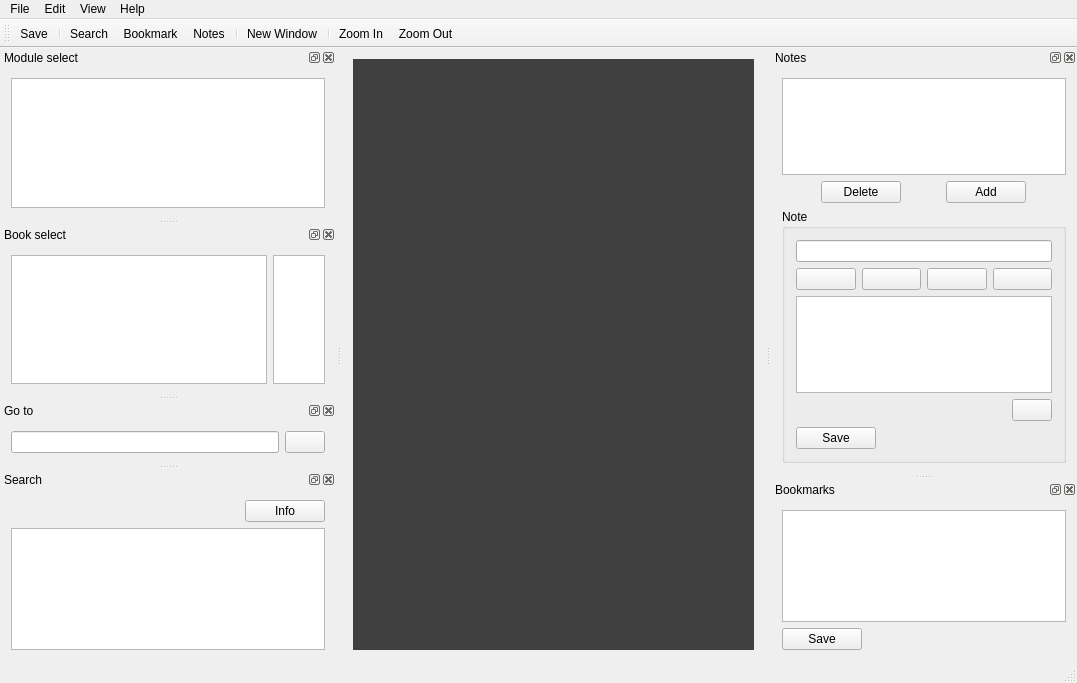
<?xml version="1.0" encoding="UTF-8"?>
<ui version="4.0">
 <class>MainWindowClass</class>
 <widget class="QMainWindow" name="MainWindowClass">
  <property name="windowModality">
   <enum>Qt::NonModal</enum>
  </property>
  <property name="geometry">
   <rect>
    <x>0</x>
    <y>0</y>
    <width>1077</width>
    <height>683</height>
   </rect>
  </property>
  <property name="windowTitle">
   <string>openBibleViewer 0.2 beta 1</string>
  </property>
  <property name="windowIcon">
   <iconset resource="../../icons.qrc">
    <normaloff>:/icons/16x16/main.png</normaloff>:/icons/16x16/main.png</iconset>
  </property>
  <property name="styleSheet">
   <string/>
  </property>
  <property name="toolButtonStyle">
   <enum>Qt::ToolButtonTextBesideIcon</enum>
  </property>
  <widget class="QWidget" name="centralWidget">
   <layout class="QHBoxLayout" name="horizontalLayout">
    <item>
     <layout class="QVBoxLayout" name="verticalLayout">
      <item>
       <layout class="QHBoxLayout" name="horizontalLayout_2">
        <property name="sizeConstraint">
         <enum>QLayout::SetDefaultConstraint</enum>
        </property>
        <item>
         <widget class="QMdiArea" name="mdiArea">
          <property name="background">
           <brush brushstyle="SolidPattern">
            <color alpha="255">
             <red>64</red>
             <green>64</green>
             <blue>64</blue>
            </color>
           </brush>
          </property>
         </widget>
        </item>
       </layout>
      </item>
     </layout>
    </item>
   </layout>
  </widget>
  <widget class="QMenuBar" name="menuBar">
   <property name="geometry">
    <rect>
     <x>0</x>
     <y>0</y>
     <width>1077</width>
     <height>25</height>
    </rect>
   </property>
   <widget class="QMenu" name="menuFile">
    <property name="title">
     <string>File</string>
    </property>
    <addaction name="actionNewWindow"/>
    <addaction name="actionSave"/>
    <addaction name="actionPrint"/>
    <addaction name="actionExit"/>
   </widget>
   <widget class="QMenu" name="menuEdit">
    <property name="title">
     <string>Edit</string>
    </property>
    <addaction name="actionCopy"/>
    <addaction name="actionSelectAll"/>
    <addaction name="separator"/>
    <addaction name="actionSearch"/>
    <addaction name="actionNextVerse"/>
    <addaction name="actionLastVerse"/>
    <addaction name="separator"/>
    <addaction name="actionSettings"/>
   </widget>
   <widget class="QMenu" name="menuHelp">
    <property name="title">
     <string>Help</string>
    </property>
    <addaction name="actionOnlineHelp"/>
    <addaction name="actionAbout"/>
   </widget>
   <widget class="QMenu" name="menuView">
    <property name="title">
     <string>View</string>
    </property>
    <addaction name="actionZoomIn"/>
    <addaction name="actionZoomOut"/>
    <addaction name="separator"/>
    <addaction name="actionVerticalTile"/>
    <addaction name="actionHorizontalTile"/>
    <addaction name="actionCascade"/>
    <addaction name="separator"/>
    <addaction name="actionBookmarks"/>
    <addaction name="actionNotes"/>
   </widget>
   <addaction name="menuFile"/>
   <addaction name="menuEdit"/>
   <addaction name="menuView"/>
   <addaction name="menuHelp"/>
  </widget>
  <widget class="QToolBar" name="mainToolBar">
   <property name="windowTitle">
    <string>ToolBar</string>
   </property>
   <property name="toolTip">
    <string>Save all Notes</string>
   </property>
   <property name="accessibleName">
    <string>ToolBar</string>
   </property>
   <property name="iconSize">
    <size>
     <width>32</width>
     <height>32</height>
    </size>
   </property>
   <attribute name="toolBarArea">
    <enum>TopToolBarArea</enum>
   </attribute>
   <attribute name="toolBarBreak">
    <bool>false</bool>
   </attribute>
   <addaction name="tactionSave"/>
   <addaction name="separator"/>
   <addaction name="tactionSearch"/>
   <addaction name="tactionBookmarks"/>
   <addaction name="tactionNotes"/>
   <addaction name="separator"/>
   <addaction name="tactionNewWindow"/>
   <addaction name="separator"/>
   <addaction name="tactionZoomIn"/>
   <addaction name="tactionZoomOut"/>
  </widget>
  <widget class="QStatusBar" name="statusBar"/>
  <widget class="QDockWidget" name="dockWidget_module">
   <property name="sizePolicy">
    <sizepolicy hsizetype="Expanding" vsizetype="Expanding">
     <horstretch>0</horstretch>
     <verstretch>0</verstretch>
    </sizepolicy>
   </property>
   <property name="minimumSize">
    <size>
     <width>0</width>
     <height>0</height>
    </size>
   </property>
   <property name="windowIcon">
    <iconset resource="../../icons.qrc">
     <normaloff>:/icons/16x16/table.png</normaloff>:/icons/16x16/table.png</iconset>
   </property>
   <property name="windowTitle">
    <string>Module select</string>
   </property>
   <attribute name="dockWidgetArea">
    <number>1</number>
   </attribute>
   <widget class="QWidget" name="dockWidgetContents">
    <layout class="QHBoxLayout" name="horizontalLayout_4">
     <item>
      <widget class="QTreeWidget" name="treeWidget_bibles">
       <property name="animated">
        <bool>true</bool>
       </property>
       <property name="headerHidden">
        <bool>true</bool>
       </property>
       <column>
        <property name="text">
         <string>Name</string>
        </property>
       </column>
      </widget>
     </item>
    </layout>
   </widget>
  </widget>
  <widget class="QDockWidget" name="dockWidget_books">
   <property name="sizePolicy">
    <sizepolicy hsizetype="Expanding" vsizetype="Expanding">
     <horstretch>0</horstretch>
     <verstretch>0</verstretch>
    </sizepolicy>
   </property>
   <property name="minimumSize">
    <size>
     <width>0</width>
     <height>0</height>
    </size>
   </property>
   <property name="windowIcon">
    <iconset resource="../../icons.qrc">
     <normaloff>:/icons/16x16/format-list-ordered.png</normaloff>:/icons/16x16/format-list-ordered.png</iconset>
   </property>
   <property name="windowTitle">
    <string>Book select</string>
   </property>
   <attribute name="dockWidgetArea">
    <number>1</number>
   </attribute>
   <widget class="QWidget" name="dockWidgetContents_2">
    <property name="sizePolicy">
     <sizepolicy hsizetype="Expanding" vsizetype="Expanding">
      <horstretch>0</horstretch>
      <verstretch>0</verstretch>
     </sizepolicy>
    </property>
    <layout class="QHBoxLayout" name="horizontalLayout_5">
     <item>
      <layout class="QHBoxLayout" name="horizontalLayout_3">
       <property name="sizeConstraint">
        <enum>QLayout::SetMaximumSize</enum>
       </property>
       <item>
        <widget class="QListWidget" name="listWidget_books">
         <property name="sizePolicy">
          <sizepolicy hsizetype="Expanding" vsizetype="Expanding">
           <horstretch>0</horstretch>
           <verstretch>0</verstretch>
          </sizepolicy>
         </property>
        </widget>
       </item>
       <item>
        <widget class="QListWidget" name="listWidget_chapters">
         <property name="sizePolicy">
          <sizepolicy hsizetype="Expanding" vsizetype="Expanding">
           <horstretch>0</horstretch>
           <verstretch>0</verstretch>
          </sizepolicy>
         </property>
         <property name="minimumSize">
          <size>
           <width>45</width>
           <height>0</height>
          </size>
         </property>
         <property name="maximumSize">
          <size>
           <width>52</width>
           <height>16777215</height>
          </size>
         </property>
        </widget>
       </item>
      </layout>
     </item>
    </layout>
   </widget>
  </widget>
  <widget class="QDockWidget" name="dockWidget_go">
   <property name="sizePolicy">
    <sizepolicy hsizetype="Expanding" vsizetype="Expanding">
     <horstretch>0</horstretch>
     <verstretch>0</verstretch>
    </sizepolicy>
   </property>
   <property name="minimumSize">
    <size>
     <width>0</width>
     <height>0</height>
    </size>
   </property>
   <property name="windowIcon">
    <iconset resource="../../icons.qrc">
     <normaloff>:/icons/16x16/go-jump.png</normaloff>:/icons/16x16/go-jump.png</iconset>
   </property>
   <property name="windowTitle">
    <string>Go to</string>
   </property>
   <attribute name="dockWidgetArea">
    <number>1</number>
   </attribute>
   <widget class="QWidget" name="dockWidgetContents_3">
    <layout class="QHBoxLayout" name="horizontalLayout_6">
     <item>
      <widget class="QLineEdit" name="lineEdit_goTo">
       <property name="sizePolicy">
        <sizepolicy hsizetype="Expanding" vsizetype="Expanding">
         <horstretch>0</horstretch>
         <verstretch>0</verstretch>
        </sizepolicy>
       </property>
       <property name="minimumSize">
        <size>
         <width>60</width>
         <height>0</height>
        </size>
       </property>
       <property name="text">
        <string/>
       </property>
       <property name="frame">
        <bool>true</bool>
       </property>
      </widget>
     </item>
     <item>
      <widget class="QPushButton" name="pushButton_goTo">
       <property name="text">
        <string/>
       </property>
       <property name="icon">
        <iconset resource="../../icons.qrc">
         <normaloff>:/icons/16x16/go-jump-locationbar.png</normaloff>:/icons/16x16/go-jump-locationbar.png</iconset>
       </property>
      </widget>
     </item>
    </layout>
   </widget>
  </widget>
  <widget class="QDockWidget" name="dockWidget_notes">
   <property name="sizePolicy">
    <sizepolicy hsizetype="Expanding" vsizetype="Expanding">
     <horstretch>0</horstretch>
     <verstretch>0</verstretch>
    </sizepolicy>
   </property>
   <property name="minimumSize">
    <size>
     <width>0</width>
     <height>0</height>
    </size>
   </property>
   <property name="windowIcon">
    <iconset resource="../../icons.qrc">
     <normaloff>:/icons/16x16/view-pim-notes.png</normaloff>:/icons/16x16/view-pim-notes.png</iconset>
   </property>
   <property name="windowTitle">
    <string>Notes</string>
   </property>
   <attribute name="dockWidgetArea">
    <number>2</number>
   </attribute>
   <widget class="QWidget" name="dockWidgetContents_6">
    <property name="sizePolicy">
     <sizepolicy hsizetype="Expanding" vsizetype="Expanding">
      <horstretch>0</horstretch>
      <verstretch>0</verstretch>
     </sizepolicy>
    </property>
    <layout class="QVBoxLayout" name="verticalLayout_3">
     <item>
      <widget class="QListWidget" name="listWidget_notes">
       <property name="sizePolicy">
        <sizepolicy hsizetype="Expanding" vsizetype="Expanding">
         <horstretch>0</horstretch>
         <verstretch>0</verstretch>
        </sizepolicy>
       </property>
       <property name="contextMenuPolicy">
        <enum>Qt::CustomContextMenu</enum>
       </property>
      </widget>
     </item>
     <item>
      <layout class="QHBoxLayout" name="horizontalLayout_9">
       <item>
        <widget class="QPushButton" name="pushButton_removeNote">
         <property name="sizePolicy">
          <sizepolicy hsizetype="Fixed" vsizetype="Fixed">
           <horstretch>0</horstretch>
           <verstretch>0</verstretch>
          </sizepolicy>
         </property>
         <property name="text">
          <string>Delete</string>
         </property>
         <property name="icon">
          <iconset resource="../../icons.qrc">
           <normaloff>:/icons/16x16/edit-delete.png</normaloff>:/icons/16x16/edit-delete.png</iconset>
         </property>
        </widget>
       </item>
       <item>
        <widget class="QPushButton" name="pushButton_addNote">
         <property name="sizePolicy">
          <sizepolicy hsizetype="Fixed" vsizetype="Fixed">
           <horstretch>0</horstretch>
           <verstretch>0</verstretch>
          </sizepolicy>
         </property>
         <property name="text">
          <string>Add</string>
         </property>
         <property name="icon">
          <iconset resource="../../icons.qrc">
           <normaloff>:/icons/16x16/document-new.png</normaloff>:/icons/16x16/document-new.png</iconset>
         </property>
        </widget>
       </item>
      </layout>
     </item>
     <item>
      <widget class="QGroupBox" name="groupBox">
       <property name="sizePolicy">
        <sizepolicy hsizetype="Expanding" vsizetype="Expanding">
         <horstretch>0</horstretch>
         <verstretch>0</verstretch>
        </sizepolicy>
       </property>
       <property name="title">
        <string>Note</string>
       </property>
       <layout class="QVBoxLayout" name="verticalLayout_5">
        <item>
         <widget class="QLineEdit" name="lineEdit_note_titel">
          <property name="sizePolicy">
           <sizepolicy hsizetype="Expanding" vsizetype="Fixed">
            <horstretch>0</horstretch>
            <verstretch>0</verstretch>
           </sizepolicy>
          </property>
         </widget>
        </item>
        <item>
         <layout class="QHBoxLayout" name="horizontalLayout_10" stretch="0,0,0,0">
          <item>
           <widget class="QPushButton" name="pushButton_noteBold">
            <property name="sizePolicy">
             <sizepolicy hsizetype="Minimum" vsizetype="Preferred">
              <horstretch>0</horstretch>
              <verstretch>0</verstretch>
             </sizepolicy>
            </property>
            <property name="text">
             <string/>
            </property>
            <property name="icon">
             <iconset resource="../../icons.qrc">
              <normaloff>:/icons/16x16/format-text-bold.png</normaloff>:/icons/16x16/format-text-bold.png</iconset>
            </property>
           </widget>
          </item>
          <item>
           <widget class="QPushButton" name="pushButton_noteItalic">
            <property name="text">
             <string/>
            </property>
            <property name="icon">
             <iconset resource="../../icons.qrc">
              <normaloff>:/icons/16x16/format-text-italic.png</normaloff>:/icons/16x16/format-text-italic.png</iconset>
            </property>
           </widget>
          </item>
          <item>
           <widget class="QPushButton" name="pushButton_noteUnderline">
            <property name="text">
             <string/>
            </property>
            <property name="icon">
             <iconset resource="../../icons.qrc">
              <normaloff>:/icons/16x16/format-text-underline.png</normaloff>:/icons/16x16/format-text-underline.png</iconset>
            </property>
           </widget>
          </item>
          <item>
           <widget class="QPushButton" name="pushButton_noteColor">
            <property name="enabled">
             <bool>true</bool>
            </property>
            <property name="text">
             <string/>
            </property>
            <property name="icon">
             <iconset resource="../../icons.qrc">
              <normaloff>:/icons/16x16/format-fill-color.png</normaloff>:/icons/16x16/format-fill-color.png</iconset>
            </property>
           </widget>
          </item>
         </layout>
        </item>
        <item>
         <widget class="QTextEdit" name="textEdit_note"/>
        </item>
        <item>
         <layout class="QHBoxLayout" name="horizontalLayout_11">
          <item>
           <widget class="QLabel" name="label_noteLink">
            <property name="sizePolicy">
             <sizepolicy hsizetype="Expanding" vsizetype="Preferred">
              <horstretch>0</horstretch>
              <verstretch>0</verstretch>
             </sizepolicy>
            </property>
            <property name="mouseTracking">
             <bool>true</bool>
            </property>
           </widget>
          </item>
          <item>
           <spacer name="horizontalSpacer">
            <property name="orientation">
             <enum>Qt::Horizontal</enum>
            </property>
            <property name="sizeHint" stdset="0">
             <size>
              <width>40</width>
              <height>20</height>
             </size>
            </property>
           </spacer>
          </item>
          <item>
           <widget class="QPushButton" name="pushButton_editNoteLink">
            <property name="sizePolicy">
             <sizepolicy hsizetype="Fixed" vsizetype="Fixed">
              <horstretch>0</horstretch>
              <verstretch>0</verstretch>
             </sizepolicy>
            </property>
            <property name="text">
             <string/>
            </property>
            <property name="icon">
             <iconset resource="../../icons.qrc">
              <normaloff>:/icons/16x16/configure.png</normaloff>:/icons/16x16/configure.png</iconset>
            </property>
           </widget>
          </item>
         </layout>
        </item>
        <item>
         <widget class="QPushButton" name="pushButton_note_save">
          <property name="sizePolicy">
           <sizepolicy hsizetype="Fixed" vsizetype="Fixed">
            <horstretch>0</horstretch>
            <verstretch>0</verstretch>
           </sizepolicy>
          </property>
          <property name="text">
           <string>Save</string>
          </property>
          <property name="icon">
           <iconset resource="../../icons.qrc">
            <normaloff>:/icons/16x16/document-save.png</normaloff>:/icons/16x16/document-save.png</iconset>
          </property>
          <property name="shortcut">
           <string>Ctrl+S</string>
          </property>
         </widget>
        </item>
       </layout>
      </widget>
     </item>
    </layout>
   </widget>
  </widget>
  <widget class="QDockWidget" name="dockWidget_bookmarks">
   <property name="sizePolicy">
    <sizepolicy hsizetype="Expanding" vsizetype="Expanding">
     <horstretch>0</horstretch>
     <verstretch>0</verstretch>
    </sizepolicy>
   </property>
   <property name="minimumSize">
    <size>
     <width>0</width>
     <height>0</height>
    </size>
   </property>
   <property name="windowIcon">
    <iconset resource="../../icons.qrc">
     <normaloff>:/icons/16x16/bookmarks-organize.png</normaloff>:/icons/16x16/bookmarks-organize.png</iconset>
   </property>
   <property name="windowTitle">
    <string>Bookmarks</string>
   </property>
   <attribute name="dockWidgetArea">
    <number>2</number>
   </attribute>
   <widget class="QWidget" name="dockWidgetContents_5">
    <layout class="QVBoxLayout" name="verticalLayout_7">
     <item>
      <widget class="QTreeWidget" name="treeWidget_bookmarks">
       <property name="contextMenuPolicy">
        <enum>Qt::CustomContextMenu</enum>
       </property>
       <property name="autoFillBackground">
        <bool>false</bool>
       </property>
       <property name="dragEnabled">
        <bool>true</bool>
       </property>
       <property name="dragDropMode">
        <enum>QAbstractItemView::InternalMove</enum>
       </property>
       <property name="animated">
        <bool>true</bool>
       </property>
       <property name="headerHidden">
        <bool>true</bool>
       </property>
       <property name="columnCount">
        <number>1</number>
       </property>
       <column>
        <property name="text">
         <string>Title</string>
        </property>
       </column>
      </widget>
     </item>
     <item>
      <widget class="QPushButton" name="pushButton_bookmarks_save">
       <property name="sizePolicy">
        <sizepolicy hsizetype="Fixed" vsizetype="Fixed">
         <horstretch>0</horstretch>
         <verstretch>0</verstretch>
        </sizepolicy>
       </property>
       <property name="text">
        <string>Save</string>
       </property>
       <property name="icon">
        <iconset resource="../../icons.qrc">
         <normaloff>:/icons/16x16/document-save.png</normaloff>:/icons/16x16/document-save.png</iconset>
       </property>
       <property name="shortcut">
        <string>Ctrl+S</string>
       </property>
      </widget>
     </item>
    </layout>
   </widget>
  </widget>
  <widget class="QDockWidget" name="dockWidget_search">
   <property name="minimumSize">
    <size>
     <width>0</width>
     <height>0</height>
    </size>
   </property>
   <property name="windowIcon">
    <iconset resource="../../icons.qrc">
     <normaloff>:/icons/16x16/edit-find.png</normaloff>:/icons/16x16/edit-find.png</iconset>
   </property>
   <property name="features">
    <set>QDockWidget::AllDockWidgetFeatures</set>
   </property>
   <property name="windowTitle">
    <string>Search</string>
   </property>
   <attribute name="dockWidgetArea">
    <number>1</number>
   </attribute>
   <widget class="QWidget" name="dockWidgetContents_4">
    <layout class="QVBoxLayout" name="verticalLayout_2">
     <item>
      <layout class="QHBoxLayout" name="horizontalLayout_8">
       <item>
        <widget class="QLabel" name="label_search">
         <property name="text">
          <string/>
         </property>
        </widget>
       </item>
       <item>
        <widget class="QPushButton" name="pushButton_searchInfo">
         <property name="sizePolicy">
          <sizepolicy hsizetype="Fixed" vsizetype="Fixed">
           <horstretch>0</horstretch>
           <verstretch>0</verstretch>
          </sizepolicy>
         </property>
         <property name="text">
          <string>Info</string>
         </property>
         <property name="icon">
          <iconset resource="../../icons.qrc">
           <normaloff>:/icons/16x16/view-statistics.png</normaloff>:/icons/16x16/view-statistics.png</iconset>
         </property>
        </widget>
       </item>
      </layout>
     </item>
     <item>
      <widget class="QListWidget" name="listWidget_search">
       <property name="sizePolicy">
        <sizepolicy hsizetype="Expanding" vsizetype="Expanding">
         <horstretch>0</horstretch>
         <verstretch>0</verstretch>
        </sizepolicy>
       </property>
      </widget>
     </item>
    </layout>
   </widget>
  </widget>
  <action name="actionSave">
   <property name="icon">
    <iconset resource="../../icons.qrc">
     <normaloff>:/icons/16x16/document-save-as.png</normaloff>:/icons/16x16/document-save-as.png</iconset>
   </property>
   <property name="text">
    <string>Save as</string>
   </property>
   <property name="toolTip">
    <string>Save current Text as</string>
   </property>
  </action>
  <action name="actionPrint">
   <property name="icon">
    <iconset resource="../../icons.qrc">
     <normaloff>:/icons/16x16/document-print.png</normaloff>:/icons/16x16/document-print.png</iconset>
   </property>
   <property name="text">
    <string>Print</string>
   </property>
  </action>
  <action name="actionExit">
   <property name="icon">
    <iconset resource="../../icons.qrc">
     <normaloff>:/icons/16x16/application-exit.png</normaloff>:/icons/16x16/application-exit.png</iconset>
   </property>
   <property name="text">
    <string>Exit</string>
   </property>
   <property name="shortcut">
    <string>Ctrl+Q</string>
   </property>
   <property name="menuRole">
    <enum>QAction::QuitRole</enum>
   </property>
  </action>
  <action name="actionOnlineHelp">
   <property name="icon">
    <iconset resource="../../icons.qrc">
     <normaloff>:/icons/16x16/help-contents.png</normaloff>:/icons/16x16/help-contents.png</iconset>
   </property>
   <property name="text">
    <string>Online Help</string>
   </property>
  </action>
  <action name="actionVersion">
   <property name="text">
    <string>Version</string>
   </property>
  </action>
  <action name="actionAbout">
   <property name="icon">
    <iconset resource="../../icons.qrc">
     <normaloff>:/icons/16x16/help-about.png</normaloff>:/icons/16x16/help-about.png</iconset>
   </property>
   <property name="text">
    <string>About obv</string>
   </property>
   <property name="menuRole">
    <enum>QAction::AboutRole</enum>
   </property>
  </action>
  <action name="actionNewWindow">
   <property name="icon">
    <iconset resource="../../icons.qrc">
     <normaloff>:/icons/16x16/tab-new.png</normaloff>:/icons/16x16/tab-new.png</iconset>
   </property>
   <property name="text">
    <string>New Window</string>
   </property>
   <property name="shortcut">
    <string>Ctrl+N</string>
   </property>
  </action>
  <action name="tactionSave">
   <property name="icon">
    <iconset resource="../../icons.qrc">
     <normaloff>:/icons/32x32/document-save.png</normaloff>:/icons/32x32/document-save.png</iconset>
   </property>
   <property name="text">
    <string>Save</string>
   </property>
   <property name="shortcut">
    <string>Ctrl+S</string>
   </property>
  </action>
  <action name="tactionNewWindow">
   <property name="checkable">
    <bool>false</bool>
   </property>
   <property name="icon">
    <iconset resource="../../icons.qrc">
     <normaloff>:/icons/32x32/window-new.png</normaloff>:/icons/32x32/window-new.png</iconset>
   </property>
   <property name="text">
    <string>New Window</string>
   </property>
  </action>
  <action name="tactionCloseTab">
   <property name="icon">
    <iconset resource="../../icons.qrc">
     <normaloff>:/icons/32x32/tab-close.png</normaloff>:/icons/32x32/tab-close.png</iconset>
   </property>
   <property name="text">
    <string>Close Tab</string>
   </property>
  </action>
  <action name="tactionBookmarks">
   <property name="icon">
    <iconset resource="../../icons.qrc">
     <normaloff>:/icons/32x32/bookmarks-organize.png</normaloff>:/icons/32x32/bookmarks-organize.png</iconset>
   </property>
   <property name="text">
    <string>Bookmark</string>
   </property>
  </action>
  <action name="tactionNotes">
   <property name="icon">
    <iconset resource="../../icons.qrc">
     <normaloff>:/icons/32x32/view-pim-notes.png</normaloff>:/icons/32x32/view-pim-notes.png</iconset>
   </property>
   <property name="text">
    <string>Notes</string>
   </property>
  </action>
  <action name="tactionZoomIn">
   <property name="icon">
    <iconset resource="../../icons.qrc">
     <normaloff>:/icons/32x32/zoom-in.png</normaloff>:/icons/32x32/zoom-in.png</iconset>
   </property>
   <property name="text">
    <string>Zoom In</string>
   </property>
   <property name="shortcut">
    <string>Ctrl++</string>
   </property>
  </action>
  <action name="tactionZoomOut">
   <property name="icon">
    <iconset resource="../../icons.qrc">
     <normaloff>:/icons/32x32/zoom-out.png</normaloff>:/icons/32x32/zoom-out.png</iconset>
   </property>
   <property name="text">
    <string>Zoom Out</string>
   </property>
   <property name="shortcut">
    <string>Ctrl+-</string>
   </property>
  </action>
  <action name="actionCopy">
   <property name="icon">
    <iconset resource="../../icons.qrc">
     <normaloff>:/icons/16x16/edit-copy.png</normaloff>:/icons/16x16/edit-copy.png</iconset>
   </property>
   <property name="text">
    <string>Copy</string>
   </property>
  </action>
  <action name="actionSelectAll">
   <property name="icon">
    <iconset resource="../../icons.qrc">
     <normaloff>:/icons/16x16/edit-select-all.png</normaloff>:/icons/16x16/edit-select-all.png</iconset>
   </property>
   <property name="text">
    <string>Select All</string>
   </property>
  </action>
  <action name="actionBookmarks">
   <property name="checkable">
    <bool>false</bool>
   </property>
   <property name="icon">
    <iconset resource="../../icons.qrc">
     <normaloff>:/icons/16x16/bookmarks-organize.png</normaloff>:/icons/16x16/bookmarks-organize.png</iconset>
   </property>
   <property name="text">
    <string>Bookmarks</string>
   </property>
   <property name="shortcut">
    <string>Ctrl+B</string>
   </property>
  </action>
  <action name="actionNotes">
   <property name="checkable">
    <bool>false</bool>
   </property>
   <property name="icon">
    <iconset resource="../../icons.qrc">
     <normaloff>:/icons/16x16/view-pim-notes.png</normaloff>:/icons/16x16/view-pim-notes.png</iconset>
   </property>
   <property name="text">
    <string>Notes</string>
   </property>
   <property name="shortcut">
    <string>Ctrl+N</string>
   </property>
  </action>
  <action name="actionSettings">
   <property name="icon">
    <iconset resource="../../icons.qrc">
     <normaloff>:/icons/16x16/configure.png</normaloff>:/icons/16x16/configure.png</iconset>
   </property>
   <property name="text">
    <string>Configuration</string>
   </property>
   <property name="menuRole">
    <enum>QAction::PreferencesRole</enum>
   </property>
  </action>
  <action name="actionSearch">
   <property name="icon">
    <iconset resource="../../icons.qrc">
     <normaloff>:/icons/16x16/edit-find.png</normaloff>:/icons/16x16/edit-find.png</iconset>
   </property>
   <property name="text">
    <string>Search</string>
   </property>
   <property name="shortcut">
    <string>Ctrl+F</string>
   </property>
  </action>
  <action name="tactionSearch">
   <property name="icon">
    <iconset resource="../../icons.qrc">
     <normaloff>:/icons/32x32/edit-find.png</normaloff>:/icons/32x32/edit-find.png</iconset>
   </property>
   <property name="text">
    <string>Search</string>
   </property>
  </action>
  <action name="actionZoomIn">
   <property name="icon">
    <iconset resource="../../icons.qrc">
     <normaloff>:/icons/16x16/zoom-in.png</normaloff>:/icons/16x16/zoom-in.png</iconset>
   </property>
   <property name="text">
    <string>Zoom In</string>
   </property>
  </action>
  <action name="actionZoomOut">
   <property name="icon">
    <iconset resource="../../icons.qrc">
     <normaloff>:/icons/16x16/zoom-out.png</normaloff>:/icons/16x16/zoom-out.png</iconset>
   </property>
   <property name="text">
    <string>Zoom Out</string>
   </property>
  </action>
  <action name="actionNextVerse">
   <property name="icon">
    <iconset resource="../../icons.qrc">
     <normaloff>:/icons/16x16/go-down-search.png</normaloff>:/icons/16x16/go-down-search.png</iconset>
   </property>
   <property name="text">
    <string>Next Verse</string>
   </property>
   <property name="iconText">
    <string>Next Verse</string>
   </property>
   <property name="shortcut">
    <string>F3</string>
   </property>
  </action>
  <action name="actionLastVerse">
   <property name="icon">
    <iconset resource="../../icons.qrc">
     <normaloff>:/icons/16x16/go-up-search.png</normaloff>:/icons/16x16/go-up-search.png</iconset>
   </property>
   <property name="text">
    <string>Last Verse</string>
   </property>
   <property name="iconText">
    <string>Last Verse</string>
   </property>
   <property name="shortcut">
    <string>Shift+F3</string>
   </property>
  </action>
  <action name="actionVerticalTile">
   <property name="icon">
    <iconset resource="../../icons.qrc">
     <normaloff>:/icons/svg/tile_vert.svg</normaloff>:/icons/svg/tile_vert.svg</iconset>
   </property>
   <property name="text">
    <string>Vertical Tile</string>
   </property>
  </action>
  <action name="actionHorizontalTile">
   <property name="icon">
    <iconset resource="../../icons.qrc">
     <normaloff>:/icons/svg/tile_horiz.svg</normaloff>:/icons/svg/tile_horiz.svg</iconset>
   </property>
   <property name="text">
    <string>Horizontal Tile</string>
   </property>
  </action>
  <action name="actionCascade">
   <property name="icon">
    <iconset resource="../../icons.qrc">
     <normaloff>:/icons/svg/cascade.svg</normaloff>:/icons/svg/cascade.svg</iconset>
   </property>
   <property name="text">
    <string>Cascade</string>
   </property>
  </action>
 </widget>
 <layoutdefault spacing="6" margin="11"/>
 <resources>
  <include location="../../icons.qrc"/>
 </resources>
 <connections/>
</ui>
